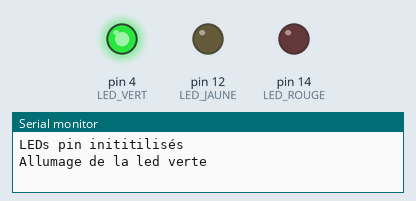
Bench run of a sketch on a simulated Arduino Uno, built with avr-gcc and run on an emulated ATmega328P. Shown: output pins drawn as LEDs (lit = HIGH), the last lines printed to the serial monitor.

Above: at 1.5 s.
At 2.5 s:
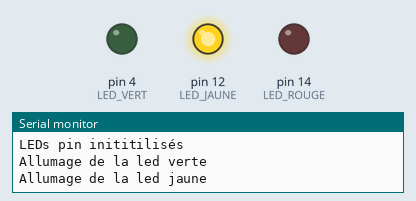
At 6.5 s:
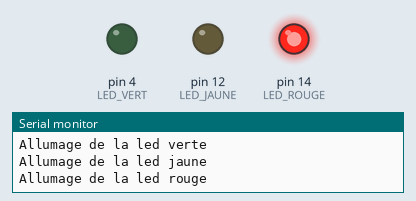
Timing chart, 0 to 7.9 s (numbered marks = the images above):
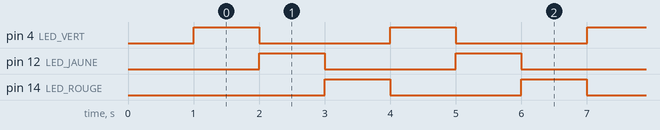

The sketch:

leds.ino
```cpp
#define LED_VERT 4
#define LED_JAUNE 12
#define LED_ROUGE 14


void setup() {
  Serial.begin(115200);
  delay(1000);
  pinMode(LED_VERT, OUTPUT);
  pinMode(LED_JAUNE, OUTPUT);
  pinMode(LED_ROUGE, OUTPUT);

  Serial.println("LEDs pin inititilisés");
}

void loop() {
  // test de la led verte
  Serial.println("Allumage de la led verte");
  digitalWrite(LED_VERT, HIGH);
  delay(1000);
  digitalWrite(LED_VERT, LOW);

  // test de la led jaune
  Serial.println("Allumage de la led jaune");
  digitalWrite(LED_JAUNE, HIGH);
  delay(1000);
  digitalWrite(LED_JAUNE, LOW);

  // test de la led rouge
  Serial.println("Allumage de la led rouge");
  digitalWrite(LED_ROUGE, HIGH);
  delay(1000);
  digitalWrite(LED_ROUGE, LOW);
}
```

Measured:
- by itself, pin 4 (LED_VERT), pin 12 (LED_JAUNE), pin 14 (LED_ROUGE): alternates HIGH for 1.0 s and LOW for 2.0 s
- by itself, everything shown: repeats every 3.0 s, in 4 steps
